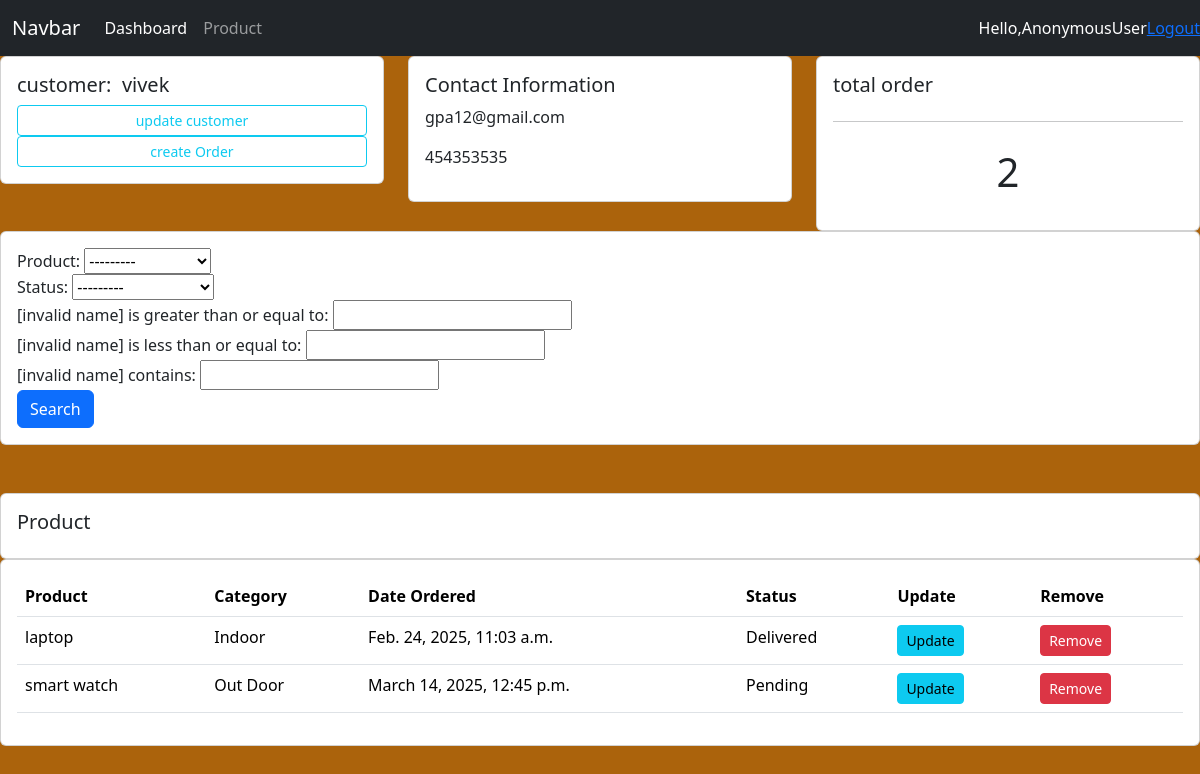
The app's page /customer/2/ with its own data.
### person/models.py (models this page shows, shortened)
class Customer(models.Model):
    name=models.CharField(max_length=200,null=True)
    phone=models.CharField(max_length=200,null=True)
    email=models.CharField(max_length=200,null=True)
    date_created=models.DateTimeField(auto_now_add=True,null=True)

class Order(models.Model):
    STATUS=(
        ('Pending','Pending'),
        ('Out for Delivery','Out for Delivery'),
        ('Delivered','Delivered'),
    )
    customer=models.ForeignKey(Customer,null=True,on_delete=models.SET_NULL)
    product=models.ForeignKey(Product,null=True,on_delete=models.SET_NULL)
    date_created=models.DateTimeField(auto_now_add=True,null=True)
    status=models.CharField(max_length=200,null=True,choices=STATUS)

class Product(models.Model):
    CATEGORY=(
        ('Indoor','Indoor'),
        ('Out Door','Out Door')
    )
    name=models.CharField(max_length=200,null=True)
    price=models.FloatField(null=True)
    category=models.CharField(max_length=200,null=True,choices=CATEGORY)
    description=models.CharField(max_length=200,null=True,blank=True)
    date_created=models.DateTimeField(auto_now_add=True,null=True)
    tags=models.ManyToManyField(Tag)
    def __str__(self):
        return self.name

### person/views.py (the view)
# urls.py: path('customer/<str:pk_test>/', views.cus, name='customer')
def cus(request, pk_test):
    customer = Customer.objects.get(id=pk_test)
    orders = customer.order_set.all()
    order_count = orders.count()
    myFilter = OrderFilter(request.GET, queryset=orders)
    orders = myFilter.qs
    context = {'customer':customer, 'orders':orders, 'order_count':order_count, 'myFilter':myFilter}
    return render(request, 'person/customer.html', context)

### templates/person/customer.html
{% extends 'base.html' %}
{% block content %}
<div class="row">
    <div class="col-md">
        <div class="card card-body">
            <h5>customer:&nbsp {{customer.name}}</h5>
            <a href="#" class="btn btn-outline-info btn-sm btn-block">update customer</a>
            <a href="#" class="btn btn-outline-info btn-sm btn-block">create Order</a>
        </div>
    </div>
    <div class="col-md">
        <div class="card card-body">
            <h5>Contact Information</h5>
            <p>{{customer.email}}</p>
            <p>{{customer.phone}}</p>
        </div>
    </div>
    <div class="col-md">
        <div class="card card-body">
            <h5>total order</h5>
            <hr>
            <h1 style="text-align:center;padding:10px;">{{order_count}}</h1>
        </div>
    </div>
</div>
<div class="row">
    <div class="col">
        <div class="card card-body">
            <form method="get">
                {{myFilter.form}}
                <button class="btn btn-primary" type="Submit">Search</button>
            </form>
        </div>
    </div>
</div>
<br>
<br>
<div class="row">
    <div class="col-md">
        <div class="card card-body">
            <h5> Product</h5>
        </div>
        <div class="card card-body">
            <table class=" table">
                <tr>
                    <th>Product</th>
                    <th>Category</th>
                    <th>Date Ordered</th>
                    <th>Status</th>
                    <th>Update</th>
                    <th>Remove</th>
                </tr>
                {%  for order in orders%}
                <tr>
                    <td>{{order.product}}</td>
                    <td>{{order.product.category}}</td>
                    <td>{{order.date_created}}</td>
                    <td>{{order.status}}</td>
                    <td><a class="btn btn-sm btn-info" href="#">Update</a></td>
                    <td> <a class="btn btn-sm btn-danger" href="#">Remove</a></td>
                </tr>
             {% endfor %}
            </table>
        </div>
    </div>
</div>
{% endblock %}

### static/css/mystyle.css (style rules this page uses)
body { background-color:rgb(171, 99, 12); }

### records on screen
Customer: name "vivek", email "gpa12@gmail.com", phone "454353535"
Order: product "laptop", product.category "Indoor", date_created "Feb. 24, 2025, 11:03 a.m.", status "Delivered"
Order: product "smart watch", product.category "Out Door", date_created "March 14, 2025, 12:45 p.m.", status "Pending"

### other values on screen
{{ request.user }} "AnonymousUser"
{{ order_count }} "2"
